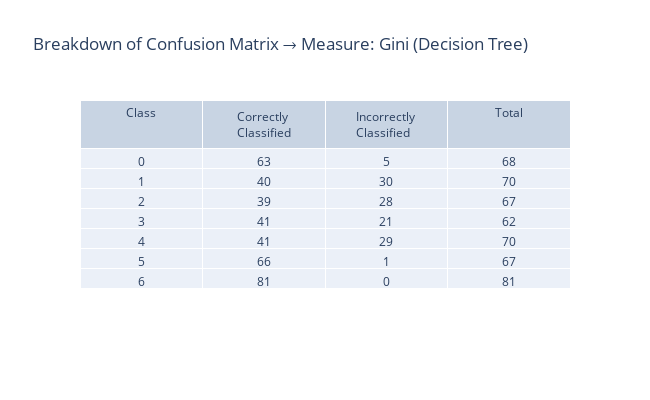
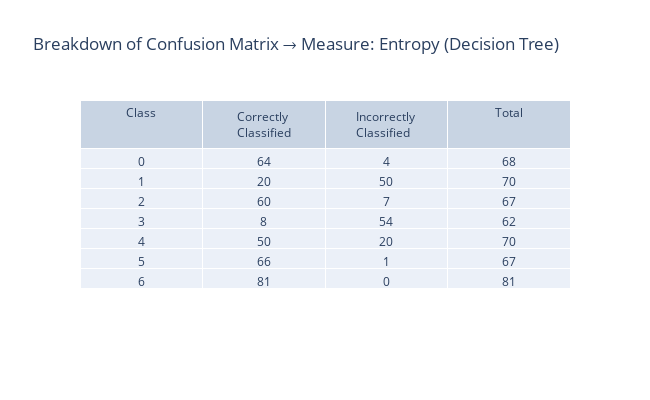

Notebook source saved alongside these figures, in order:
### Markdown cell above
#### Evaluation

### Code cell
# GINI metrics
cv_score_gini= np.array(cross_val_score(decision_tree_gini, X_train,y_train, cv=10)).mean()
cf_matrix_gini = confusion_matrix(y_test,ypred_gini)
metrics_gini = precision_recall_fscore_support(y_test,ypred_gini,average="weighted")
precision_gini,recall_gini,f1_gini=metrics_gini[0],metrics_gini[1],metrics_gini[2]

print("GINI METRICS -------------------------------------")
print("Cross Validation Score: {0}\nPrecision Score: {1}\nRecall Score: {2}\nF1 score: {3}".format(cv_score_gini,precision_gini,recall_gini,f1_gini))

print("\nConfusion Matrix \n----------------")
sns.heatmap(pd.DataFrame(cf_matrix_gini, range(7), range(7)), annot=True, annot_kws={"size": 14},cmap = 'coolwarm',) # font size
plt.title("Confusion Matrix → Measure: Gini (Decision Tree)",loc='left', fontweight='bold',  style='italic')
plt.show()

interpret_confusion_matrix(cf_matrix_gini,"Breakdown of Confusion Matrix → Measure: Gini (Decision Tree)")


# Entropy Metrics
cv_score_entropy= np.array(cross_val_score(decision_tree_entropy,X_train,y_train, cv=10)).mean()
cf_matrix_entropy = confusion_matrix(y_test,ypred_entropy)
metrics_entropy= precision_recall_fscore_support(y_test,ypred_entropy,average="weighted")
precision_entropy,recall_entropy,f1_entropy=metrics_entropy[0],metrics_entropy[1],metrics_entropy[2]

print("\n\nENTROPY METRICS ---------------------------------")
print("Cross Validation Score: {0}\nPrecision Score: {1}\nRecall Score: {2}\nF1 score: {3}".format(cv_score_entropy,precision_entropy,recall_entropy,f1_entropy))

print("\nConfusion Matrix \n----------------")
sns.heatmap(pd.DataFrame(cf_matrix_entropy, range(7), range(7)), annot=True, annot_kws={"size": 14},cmap = 'coolwarm',) # font size
plt.title("Confusion Matrix → Measure: Entropy (Decision Tree)",loc='left', fontweight='bold',  style='italic')
plt.show()

interpret_confusion_matrix(cf_matrix_entropy, "Breakdown of Confusion Matrix → Measure: Entropy (Decision Tree)")

### Figure 1 — Plotly figure (JSON) as saved in the notebook; plotly's stock layout.template omitted (floating-point values rounded to 4 significant figures)
{"data": [{"cells": {"values": [[0, 1, 2, 3, 4, 5, 6], [63, 40, 39, 41, 41, 66, 81], [5, 30, 28, 21, 29, 1, 0], [68, 70, 67, 62, 70, 67, 81]]}, "columnwidth": 5, "header": {"values": ["Class", "Correctly Classified", "Incorrectly Classified", "Total"]}, "type": "table"}], "layout": {"height": 400, "title": {"text": "Breakdown of Confusion Matrix → Measure: Gini (Decision Tree)"}, "width": 650}}

### Figure 2 — Plotly figure (JSON) as saved in the notebook; plotly's stock layout.template omitted (floating-point values rounded to 4 significant figures)
{"data": [{"cells": {"values": [[0, 1, 2, 3, 4, 5, 6], [64, 20, 60, 8, 50, 66, 81], [4, 50, 7, 54, 20, 1, 0], [68, 70, 67, 62, 70, 67, 81]]}, "columnwidth": 5, "header": {"values": ["Class", "Correctly Classified", "Incorrectly Classified", "Total"]}, "type": "table"}], "layout": {"height": 400, "title": {"text": "Breakdown of Confusion Matrix → Measure: Entropy (Decision Tree)"}, "width": 650}}
